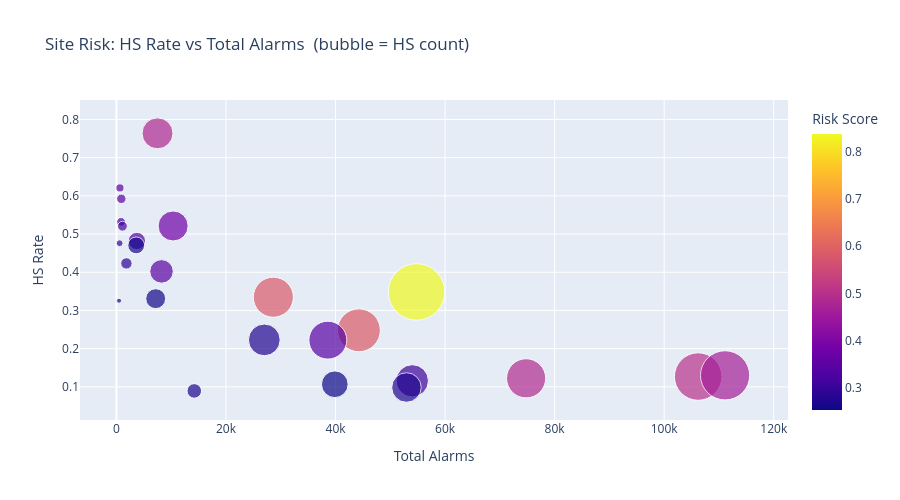

Notebook code for this chart:
### Code cell
fig = px.scatter(
    site_risk_df,
    x='total_alarms', y='hs_rate',
    size='hs_count', color='risk_score',
    color_continuous_scale='plasma',
    hover_name=site_col,
    title='Site Risk: HS Rate vs Total Alarms  (bubble = HS count)',
    labels={'total_alarms': 'Total Alarms', 'hs_rate': 'HS Rate',
            'hs_count': 'HS Count', 'risk_score': 'Risk Score'},
    size_max=40,
)
fig.update_layout(height=500)
fig.show()

### Figure 1 — Plotly figure (JSON) as saved in the notebook; plotly's stock layout.template omitted (floating-point values rounded to 4 significant figures)
{"data": [{"hovertemplate": "<b>%{hovertext}</b><br><br>Total Alarms=%{x}<br>HS Rate=%{y}<br>HS Count=%{marker.size}<br>Risk Score=%{marker.color}<extra></extra>", "hovertext": ["ROR03", "RAL03", "RCN03", "Annaba RNC", "RLI03", "UNC02_Annaba", "OSS", "UNC02_Tlemcen", "BA06H", "BA02H", "USN9810_Annaba", "BSK2H", "RJL01", "BA11H", "BA03H", "Mostaganem RNC", "BA05H", "BA07H", "USN9810_Blida", "Rouiba RNC 2", "RCL02", "MBTS_A16X1067", "MBTS_O31X004_Place 1er Novembre_Acc", "BGL1H", "Rouiba RNC"], "legendgroup": "", "marker": {"color": [0.8369, 0.585, 0.5825, 0.5028, 0.4877, 0.4832, 0.463, 0.3792, 0.3543, 0.3465, 0.3452, 0.3447, 0.3363, 0.3207, 0.3194, 0.3091, 0.2943, 0.2863, 0.2785, 0.2749, 0.2683, 0.2652, 0.2625, 0.2587, 0.2534], "coloraxis": "coloraxis", "size": [19102, 10984, 9589, 13485, 9154, 5726, 14461, 5394, 398, 529, 8578, 3310, 1798, 448, 570, 6252, 279, 769, 6020, 5207, 1269, 153, 1697, 2370, 4258], "sizemode": "area", "sizeref": 11.94, "symbol": "circle"}, "mode": "markers", "name": "", "orientation": "v", "showlegend": false, "type": "scatter", "x": [54793, 44266, 28640, 106206, 74794, 7496, 111119, 10348, 641, 893, 38593, 8227, 3731, 842, 1095, 54008, 586, 1817, 26994, 52947, 14205, 470, 3607, 7161, 39864], "xaxis": "x", "y": [0.3486, 0.2481, 0.3348, 0.127, 0.1224, 0.7639, 0.1301, 0.5213, 0.6209, 0.5924, 0.2223, 0.4023, 0.4819, 0.5321, 0.5205, 0.1158, 0.4761, 0.4232, 0.223, 0.09834, 0.08933, 0.3255, 0.4705, 0.331, 0.1068], "yaxis": "y"}], "layout": {"coloraxis": {"colorbar": {"title": {"text": "Risk Score"}}, "colorscale": [[0, "#0d0887"], [0.1111, "#46039f"], [0.2222, "#7201a8"], [0.3333, "#9c179e"], [0.4444, "#bd3786"], [0.5556, "#d8576b"], [0.6667, "#ed7953"], [0.7778, "#fb9f3a"], [0.8889, "#fdca26"], [1, "#f0f921"]]}, "height": 500, "legend": {"itemsizing": "constant", "tracegroupgap": 0}, "title": {"text": "Site Risk: HS Rate vs Total Alarms  (bubble = HS count)"}, "xaxis": {"anchor": "y", "domain": [0, 1], "title": {"text": "Total Alarms"}}, "yaxis": {"anchor": "x", "domain": [0, 1], "title": {"text": "HS Rate"}}}}
